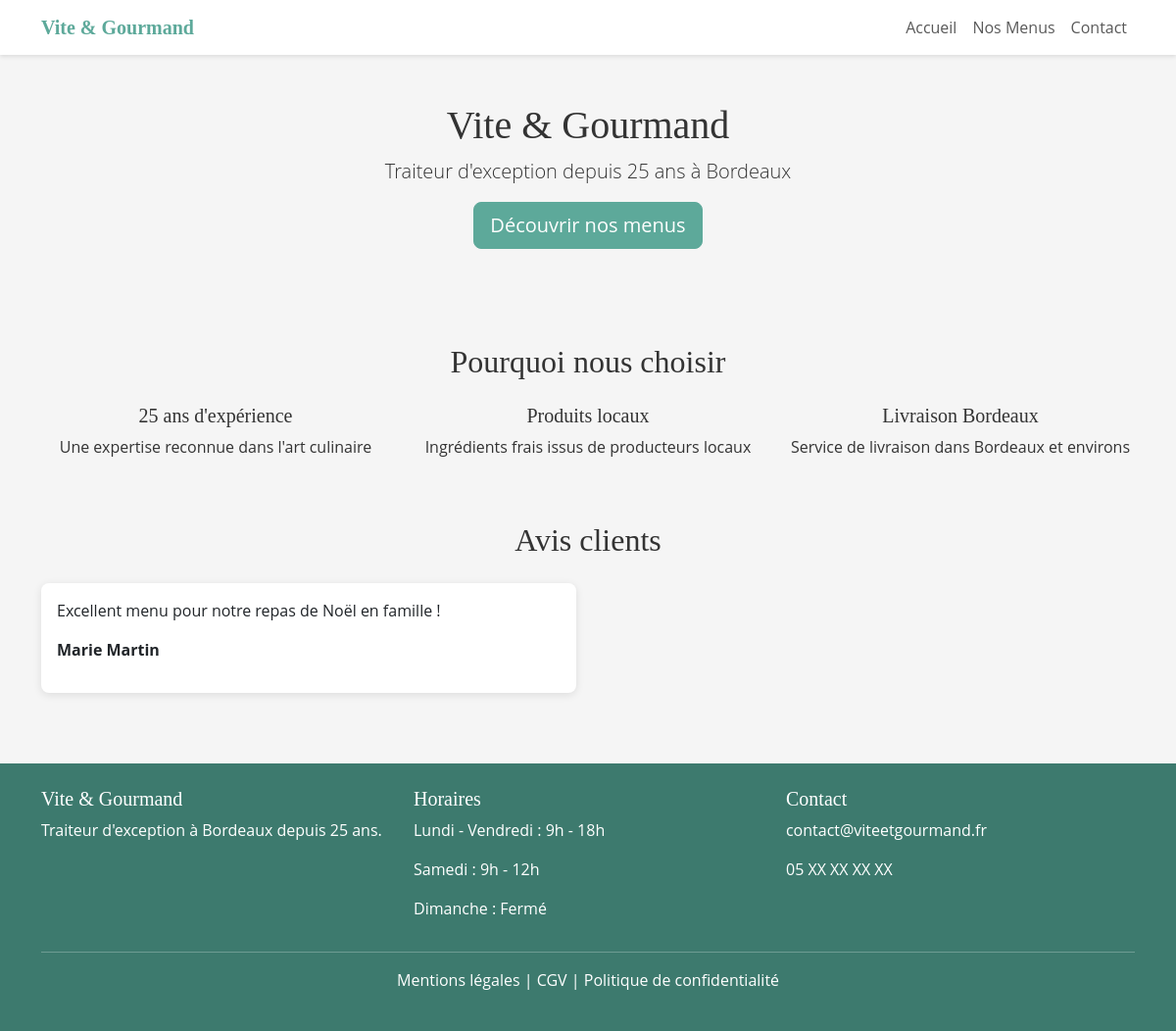
Before: / with the older database file.
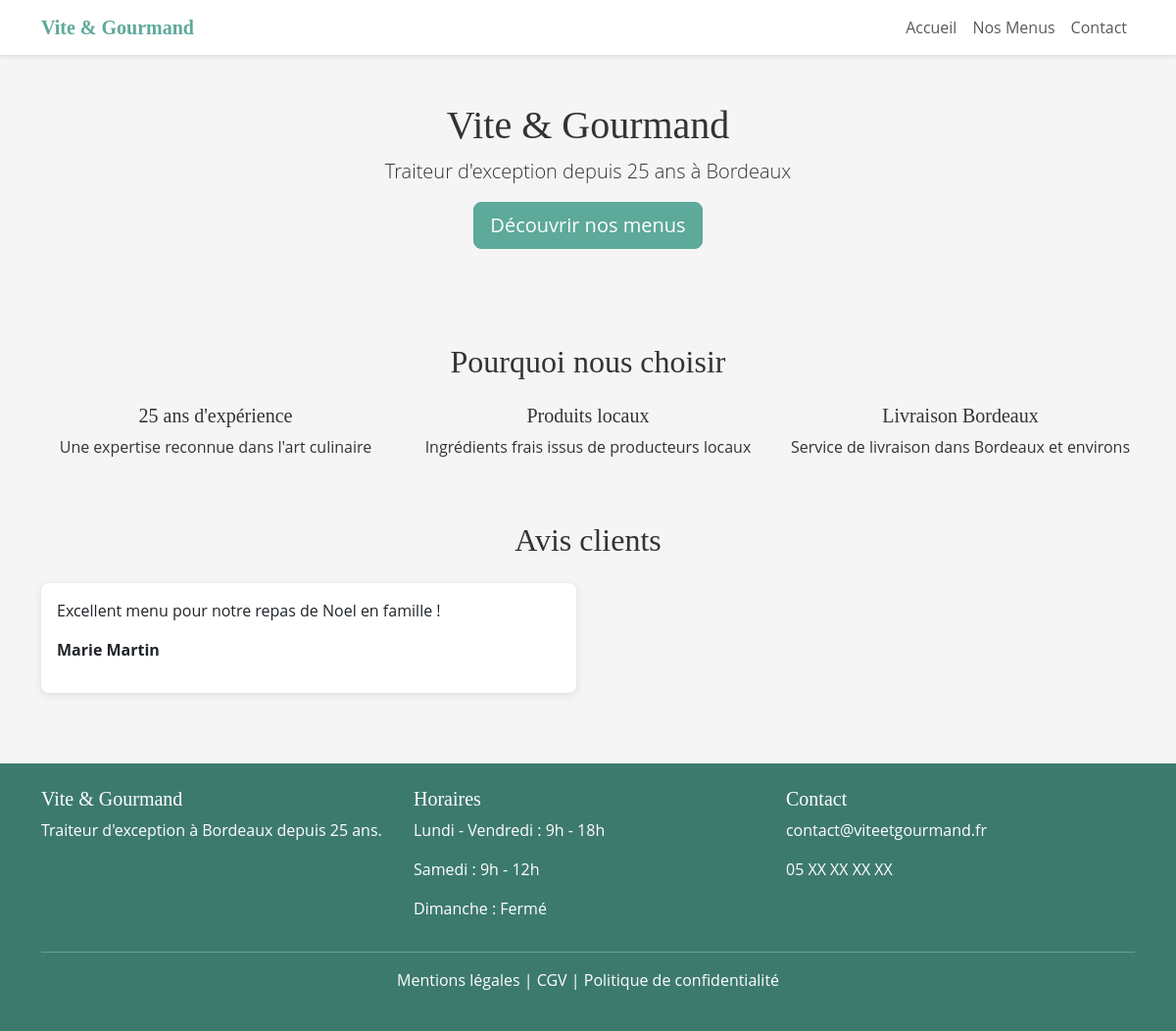
After: the same page with the newer database file.
### tables this page shows
CREATE TABLE avis (
    id INT PRIMARY KEY AUTO_INCREMENT,
    utilisateur_id INT NOT NULL,
    commande_id INT NOT NULL,
    note INT CHECK (note BETWEEN 1 AND 5),
    commentaire TEXT,
    valide BOOLEAN DEFAULT FALSE,
    created_at DATETIME DEFAULT CURRENT_TIMESTAMP,
    FOREIGN KEY (utilisateur_id) REFERENCES utilisateurs(id),
    FOREIGN KEY (commande_id) REFERENCES commandes(id)
);

CREATE TABLE utilisateurs (
    id INT PRIMARY KEY AUTO_INCREMENT,
    nom VARCHAR(100) NOT NULL,
    prenom VARCHAR(100) NOT NULL,
    email VARCHAR(255) UNIQUE NOT NULL,
    mot_de_passe VARCHAR(255) NOT NULL,
    gsm VARCHAR(20),
    adresse TEXT,
    role ENUM('visiteur', 'client', 'employe', 'admin') DEFAULT 'client',
    actif BOOLEAN DEFAULT TRUE,
    created_at DATETIME DEFAULT CURRENT_TIMESTAMP
);

### controllers/AccueilController.php (called while the page is built)
<?php
require_once 'models/AvisModel.php';
class AccueilController {
    private $avisModel;
    public function __construct() {
        $this->avisModel = new AvisModel();
    }
    public function index() {
        $avis = $this->avisModel->getAvisValides();
        require_once 'views/accueil/index.php';
    }
}

### models/AvisModel.php (called while the page is built)
<?php
require_once 'config/database.php';
class AvisModel {
    private $db;
    public function __construct() {
        $database = new Database();
        $this->db = $database->connect();
    }
    public function getAvisValides() {
        $sql = "SELECT a.*, u.nom, u.prenom
                FROM avis a
                JOIN utilisateurs u ON a.utilisateur_id = u.id
                WHERE a.valide = 1
                ORDER BY a.created_at DESC";
        $stmt = $this->db->prepare($sql);
        $stmt->execute();
        return $stmt->fetchAll(PDO::FETCH_ASSOC);
    }
}

### config/database.php (called while the page is built)
<?php
class Database {
    private $host;
    private $dbname;
    private $username;
    private $password;
    private $pdo;
    public function __construct() {
        $this->host = $_ENV['DB_HOST'] ?? 'mysql';
        $this->dbname = $_ENV['DB_NAME'] ?? 'vite_gourmand';
        $this->username = $_ENV['DB_USER'] ?? 'root';
        $this->password = $_ENV['DB_PASS'] ?? 'root';
    }
    public function connect() {
        if ($this->pdo === null) {
            try {
                $this->pdo = new PDO(
                    "mysql:host={$this->host};dbname={$this->dbname};charset=utf8mb4",
                    $this->username,
                    $this->password,
                    [PDO::ATTR_ERRMODE => PDO::ERRMODE_EXCEPTION]
                );
            } catch (PDOException $e) {
                die("Erreur de connexion : " . $e->getMessage());
            }
        }
        return $this->pdo;
    }
}

### views/accueil/index.php (the view)
<?php require_once 'views/layouts/header.php'; ?>
<main>
    <section class="hero py-5" style="background-color: #f5f5f5;">
        <div class="container text-center">
            <h1>Vite & Gourmand</h1>
            <p class="lead">Traiteur d'exception depuis 25 ans à Bordeaux</p>
            <a href="/menus" class="btn btn-primary btn-lg">
                Découvrir nos menus
            </a>
        </div>
    </section>
    <section class="container my-5">
        <h2 class="text-center mb-4">Pourquoi nous choisir</h2>
        <div class="row text-center">
            <div class="col-md-4">
                <h5>25 ans d'expérience</h5>
                <p>Une expertise reconnue dans l'art culinaire</p>
            </div>
            <div class="col-md-4">
                <h5>Produits locaux</h5>
                <p>Ingrédients frais issus de producteurs locaux</p>
            </div>
            <div class="col-md-4">
                <h5>Livraison Bordeaux</h5>
                <p>Service de livraison dans Bordeaux et environs</p>
            </div>
        </div>
    </section>
    <section class="container my-5">
        <h2 class="text-center mb-4">Avis clients</h2>
        <div class="row">
            <?php foreach ($avis as $unAvis) : ?>
            <div class="col-md-6 mb-4">
                <div class="card p-3">
                    <p><?= htmlspecialchars($unAvis['commentaire']) ?></p>
                    <p class="fw-bold">
                        <?= htmlspecialchars($unAvis['prenom']) ?>
                        <?= htmlspecialchars($unAvis['nom']) ?>
                    </p>
                </div>
            </div>
            <?php endforeach; ?>
        </div>
    </section>
</main>
<?php require_once 'views/layouts/footer.php'; ?>

Changed rows visible on the page:
changed avis "Marie": commentaire "Excellent menu pour notre repas de Noël en famille !" → "Excellent menu pour notre repas de Noel en famille !"
